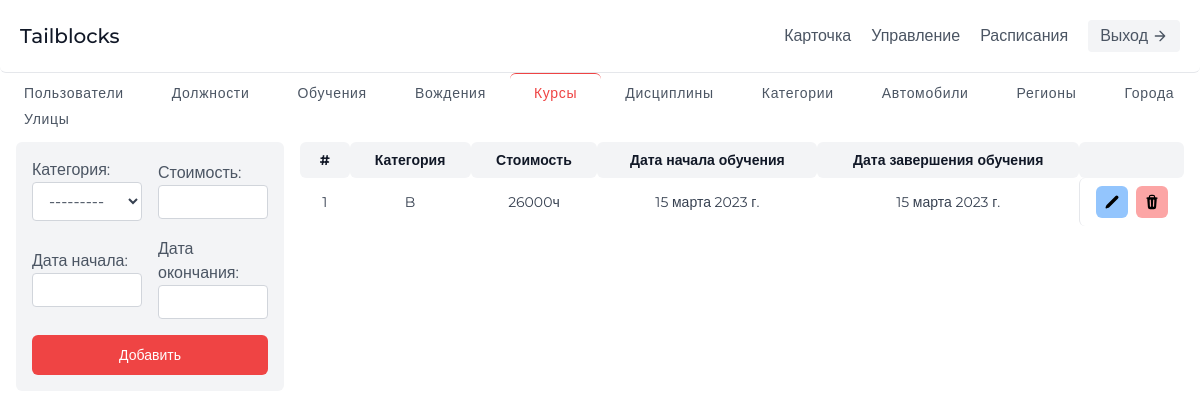
The app's page /control/courses/, older data.
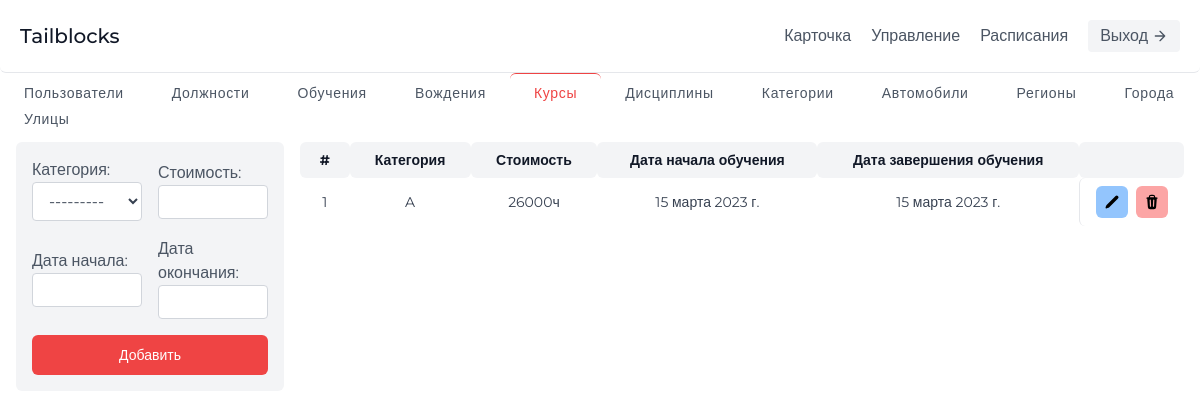
The same page, newer data.
### app/models.py (models this page shows, shortened)
class Course(models.Model):
    id_category = models.ForeignKey(Category, on_delete=models.CASCADE, verbose_name='Категория')
    price = models.IntegerField(verbose_name='Стоимость')
    start_date_education = models.DateField(verbose_name='Дата начала')
    end_date_education = models.DateField(verbose_name='Дата окончания')
    class Meta:
        verbose_name = 'курс'
        verbose_name_plural = 'курсы'

class Category(models.Model):
    name_category = models.CharField(max_length=155, verbose_name='Название')
    class Meta:
        verbose_name = 'категория'
        verbose_name_plural = 'категории'
    def __str__(self):
        return self.name_category

### app/views.py (the view)
# urls.py: path('control/courses/', ControlView.coursesControlPage, name='control-courses'),
    def coursesControlPage(request):
        courses = Course.objects.all()
        form = WorkerPostCourseForm(request.POST)
        return render(request, 'worker/control-courses.html', {'courses': courses, 'form': form})

### app/forms.py
class WorkerPostCourseForm(forms.ModelForm):
    class Meta:
        model = Course
        fields = '__all__'

### templates/worker/control-courses.html (shortened to what the changed rows need)
{% extends '../base.html' %}
{% load static %}
{% block content %}
	<main>
		<section class="text-gray-600 body-font">
			<div class="grid grid-cols-4">
				<div class="col-span-3 pr-4 w-full">
					<table class="table-auto w-full">
						<thead class="text-gray-900 w-full font-medium text-sm bg-gray-100">
							<tr class="w-full">
								<th class="px-4 py-2 w-min">#</th>
								<th class="px-4 py-2 w-min">Категория</th>
								<th class="px-4 py-2 w-min">Стоимость</th>
								<th class="px-4 py-2 w-min">Дата начала обучения</th>
								<th class="px-4 py-2 w-min">Дата завершения обучения</th>
								<th class="px-4 py-2 w-min"></th>
							</tr>
						</thead>
						<tbody class="text-gray-700 text-sm overflow-y-auto">
							{% for item in courses %}
							<tr>
								<td class="px-4 py-2 text-center">{{item.id}}</td>
								<td class="px-4 py-2 text-center">{{item.id_category}}</td>
								<td class="px-4 py-2 text-center">{{item.price}}ч</td>
								<td class="px-4 py-2 text-center">{{item.start_date_education}}</td>
								<td class="px-4 py-2 text-center">{{item.end_date_education}}</td>
								<td class="px-2 py-2 flex items-center justify-center gap-2 border-l">
									<a
										class="px-2 py-2 rounded-md inline-flex items-center bg-blue-300 hover:bg-blue-400 justify-center ease-in-out transition-all"
										href='{% url "update-course" item.id %}'
										title="Редактировать"
									>
										<img class="w-4 h-auto text-white" src="{% static 'icons/edit.svg' %}" />
									</a>
									<a
										class="px-2 py-2 rounded-md inline-flex items-center bg-red-300 hover:bg-red-400 justify-center ease-in-out transition-all"
										href='{% url "remove-course" item.id %}'
										title="Удалить"
									>
										<img class="w-4 h-auto" src="{% static 'icons/trash.svg' %}" />
									</a>
								</td>
							</tr>
							{% endfor %}
						</tbody>
					</table>
				</div>
			</div>
		</section>
	</main>
{% endblock content %}

Row changes from the older to the newer data that the page shows:
changed Course id 1: id_category "B" → "A"
